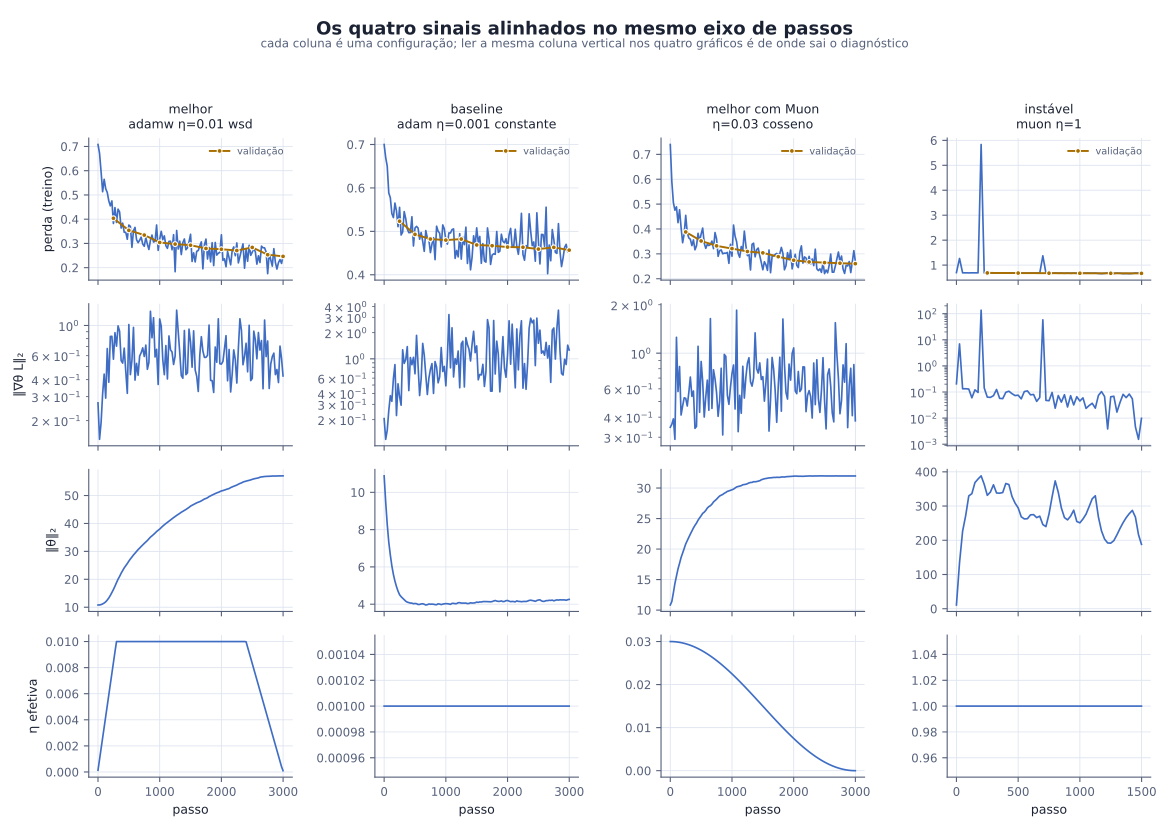

Python code for this plot:
"""
painel.py — Desafio 3 (GBC073): gera painel.pdf.
Conteúdo exigido pelo §5 do enunciado:
 pág. 1  os quatro sinais alinhados no mesmo eixo de passos, para quatro
         configurações: melhor, baseline, melhor com Muon e uma instável
 pág. 2  métrica de validação x η, por otimizador
 pág. 3  razão de atualização por camada — Muon contra AdamW, que é onde o
         enunciado diz que o Muon se diferencia
Decisão de cor: as figuras usam posição (facetas) para identificar
configuração e otimizador, não matiz. Seis cores categóricas com separação
suficiente sob daltonismo não existem nesta faixa de luminosidade — verde e
magenta, por exemplo, ficam a ΔE 1,9 sob protanopia. Onde há duas séries
sobrepostas (Muon x AdamW) o par usado é #3F6DC4 / #A86E00, validado em
ΔE 24,9 sob CVD e contraste 5,00:1 e 4,29:1.
Uso:
   python -m desafio3.painel
"""
from __future__ import annotations
import csv
import math
from pathlib import Path
import matplotlib
matplotlib.use("Agg")
import matplotlib.pyplot as plt
from matplotlib.backends.backend_pdf import PdfPages
PASTA = Path(__file__).resolve().parent
LOGS = PASTA / "logs"
CSV_EXP = PASTA / "experimentos.csv"
SAIDA = PASTA / "painel.pdf"
AZUL, DOURADO, TINTA, CINZA, GRADE = "#3F6DC4", "#A86E00", "#1B2233", "#55607A", "#DDE3EE"
VERMELHO = "#B3121B"
CAMADAS = ("torre", "mlp1", "saida")
ESTILO_CAMADA = {"torre": "-", "mlp1": "--", "saida": ":"}
plt.rcParams.update({
   "font.family": "DejaVu Sans", "font.size": 8.5,
   "axes.edgecolor": CINZA, "axes.labelcolor": TINTA, "text.color": TINTA,
   "xtick.color": CINZA, "ytick.color": CINZA, "axes.linewidth": .8,
   "pdf.fonttype": 42, "figure.dpi": 110,
})

def le_experimentos() -> list[dict]:
   with open(CSV_EXP) as f:
       linhas = list(csv.DictReader(f))
   for l in linhas:
       for k in ("lr", "perda_val", "acuracia_val", "melhor_perda_val", "segundos"):
           l[k] = float(l[k]) if l[k] not in ("", "nan") else float("nan")
       l["divergiu"] = l["divergiu"] == "True"
       l["passos"] = int(l["passos"])
       l["semente"] = int(l["semente"])
   return linhas

def le_log_linhas(nome: str) -> list[dict]:
   """Linhas do log preservando o alinhamento entre colunas."""
   p = LOGS / f"{nome}.csv"
   if not p.exists():
       return []
   with open(p) as f:
       return list(csv.DictReader(f))

def pares(linhas, chave):
   """(passo, valor) só onde a coluna foi registrada — a validação é periódica."""
   xs, ys = [], []
   for l in linhas:
       v = l.get(chave, "")
       if v not in ("", None):
           xs.append(float(l["passo"])); ys.append(float(v))
   return xs, ys

def le_log(nome: str) -> dict[str, list[float]]:
   p = LOGS / f"{nome}.csv"
   if not p.exists():
       return {}
   col: dict[str, list[float]] = {}
   with open(p) as f:
       for linha in csv.DictReader(f):
           for k, v in linha.items():
               if v == "":
                   continue
               col.setdefault(k, []).append(float(v))
   return col

def escolhe_configuracoes(exp: list[dict]) -> list[tuple[str, str]]:
   """(rótulo, nome do log) para: melhor, baseline, melhor com Muon, instável."""
   ok = [e for e in exp if not e["divergiu"] and e["nome"].startswith(("e4_", "e4b_"))]
   if not ok:
       ok = [e for e in exp if not e["divergiu"]]
   melhor = min(ok, key=lambda e: e["perda_val"])
   base = next(e for e in exp if e["nome"].startswith("e1_baseline_s0"))
   muons = [e for e in exp if e["otimizador"] == "muon" and not e["divergiu"]]
   melhor_muon = min(muons, key=lambda e: e["perda_val"]) if muons else melhor
   # "instável": prioriza quem divergiu; senão, a execução com o maior PICO de
   # ‖∇θ L‖ relativo à mediana — o sintoma de passo grande demais.
   div = [e for e in exp if e["divergiu"]]
   if div:
       instavel = div[0]
   else:
       def pico(e):
           log = le_log(e["nome"])
           g = log.get("grad") or [0]
           med = sorted(g)[len(g) // 2] or 1e-12
           return max(g) / med
       candidatos = [e for e in exp if e["nome"].startswith("e5_")] or exp
       instavel = max(candidatos, key=pico)
   cfgs = [
       (f"melhor\n{melhor['otimizador']} η={melhor['lr']:g} {melhor['agenda']}", melhor["nome"]),
       (f"baseline\n{base['otimizador']} η={base['lr']:g} {base['agenda']}", base["nome"]),
       (f"melhor com Muon\nη={melhor_muon['lr']:g} {melhor_muon['agenda']}", melhor_muon["nome"]),
       (f"instável\n{instavel['otimizador']} η={instavel['lr']:g}", instavel["nome"]),
   ]
   return cfgs

# --------------------------------------------------------------- página 1
def pagina_sinais(pdf, exp):
   cfgs = escolhe_configuracoes(exp)
   sinais = [("perda_treino", "perda (treino)", False),
             ("grad", "‖∇θ L‖₂", True),
             ("theta", "‖θ‖₂", False),
             ("lr", "η efetiva", False)]
   fig, axs = plt.subplots(4, 4, figsize=(11.7, 8.3), sharex="col")
   fig.suptitle("Os quatro sinais alinhados no mesmo eixo de passos",
                fontsize=13, fontweight="bold", color=TINTA, y=.975)
   fig.text(.5, .943, "cada coluna é uma configuração; ler a mesma coluna vertical "
            "nos quatro gráficos é de onde sai o diagnóstico",
            ha="center", fontsize=8.5, color=CINZA)
   for c, (rotulo, nome) in enumerate(cfgs):
       log = le_log(nome)
       axs[0, c].set_title(rotulo, fontsize=9, color=TINTA, pad=7)
       for r, (chave, ylab, logy) in enumerate(sinais):
           ax = axs[r, c]
           if log.get(chave) and log.get("passo"):
               n = min(len(log["passo"]), len(log[chave]))
               ax.plot(log["passo"][:n], log[chave][:n], color=AZUL, lw=1.2)
               if chave == "perda_treino":
                   xv, yv = pares(le_log_linhas(nome), "perda_val")
                   if xv:
                       ax.plot(xv, yv, color=DOURADO, lw=1.4, marker="o", ms=3.5,
                               mec="white", mew=.8, label="validação", zorder=4)
                       ax.legend(fontsize=7, frameon=False, labelcolor=CINZA)
           else:
               ax.text(.5, .5, "sem registro", ha="center", va="center",
                       transform=ax.transAxes, color=CINZA, fontsize=8)
           if logy:
               ax.set_yscale("log")
           if c == 0:
               ax.set_ylabel(ylab, fontsize=9)
           if r == 3:
               ax.set_xlabel("passo", fontsize=9)
           ax.grid(color=GRADE, lw=.6)
           ax.set_axisbelow(True)
           for s in ("top", "right"):
               ax.spines[s].set_visible(False)
   fig.tight_layout(rect=[0, 0, 1, .93])
   pdf.savefig(fig)
   plt.close(fig)
   # --------------------------------------------------------------- página 2
def pagina_varredura(pdf, exp):
   e2 = [e for e in exp if e["nome"].startswith("e2_")]
   otims = sorted({e["otimizador"] for e in e2})
   base = [e["perda_val"] for e in exp if e["nome"].startswith("e1_")]
   media_base = sum(base) / len(base) if base else None
   n = len(otims)
   cols = 3
   rows = math.ceil(n / cols)
   fig, axs = plt.subplots(rows, cols, figsize=(11.7, 3.3 * rows), squeeze=False)
   fig.suptitle("Métrica de validação × η, por otimizador",
                fontsize=13, fontweight="bold", color=TINTA, y=.98)
   fig.text(.5, .945, "pequenos múltiplos: a identidade do otimizador vem da posição, "
            "não da cor — o eixo y é comum, então as alturas se comparam entre painéis",
            ha="center", fontsize=8.5, color=CINZA)
   finitos = [e["perda_val"] for e in e2 if math.isfinite(e["perda_val"])]
   ymax = min(max(finitos), (media_base or max(finitos)) * 1.8) if finitos else 1
   ymin = min(finitos) * .98 if finitos else 0
   for i, o in enumerate(otims):
       ax = axs[i // cols][i % cols]
       pts = sorted([(e["lr"], e["perda_val"], e["divergiu"]) for e in e2
                     if e["otimizador"] == o])
       xs = [p[0] for p in pts]
       ys = [p[1] if math.isfinite(p[1]) else ymax for p in pts]
       ax.plot(xs, ys, "-o", color=AZUL, lw=1.6, ms=5, mec="white", mew=1,
               zorder=3)
       div = [(x, y) for x, y, d in zip(xs, ys, [p[2] for p in pts]) if d]
       if div:
           ax.plot([d[0] for d in div], [d[1] for d in div], "x",
                   color=VERMELHO, ms=9, mew=2, zorder=4, label="divergiu")
           ax.legend(fontsize=7, frameon=False, labelcolor=CINZA)
       bons = [(x, y) for x, y, d in zip(xs, ys, [p[2] for p in pts]) if not d]
       if bons:
           bx, by = min(bons, key=lambda t: t[1])
           ax.plot([bx], [by], "o", color=DOURADO, ms=8, mec="white", mew=1.5, zorder=5)
           ax.annotate(f"η={bx:g}\n{by:.4f}", (bx, by), textcoords="offset points",
                       xytext=(7, 6), fontsize=7.5, color=DOURADO, fontweight="bold")
       if media_base:
           ax.axhline(media_base, color=CINZA, ls="--", lw=1, zorder=2)
           if i == 0:
               ax.text(xs[0], media_base, " baseline", va="bottom", fontsize=7.5,
                       color=CINZA)
       ax.set_xscale("log")
       ax.set_ylim(ymin, ymax)
       ax.set_title(o, fontsize=10, color=TINTA, fontweight="bold")
       ax.set_xlabel("η (escala log)", fontsize=8.5)
       if i % cols == 0:
           ax.set_ylabel("perda de validação", fontsize=8.5)
       ax.grid(color=GRADE, lw=.6)
       ax.set_axisbelow(True)
       for s in ("top", "right"):
           ax.spines[s].set_visible(False)
   for j in range(n, rows * cols):
       axs[j // cols][j % cols].axis("off")
   fig.tight_layout(rect=[0, 0, 1, .93])
   pdf.savefig(fig)
   plt.close(fig)

# --------------------------------------------------------------- página 3
def pagina_muon(pdf, exp):
   """Razão de atualização por camada: onde o Muon se separa do AdamW."""
   def melhor_de(o):
       c = [e for e in exp if e["otimizador"] == o and not e["divergiu"]
            and e["nome"].startswith(("e3_", "e3b_", "e4_", "e4b_"))]
       if not c:
           c = [e for e in exp if e["otimizador"] == o and not e["divergiu"]]
       return min(c, key=lambda e: e["perda_val"]) if c else None
   muon, adamw = melhor_de("muon"), melhor_de("adamw")
   fig, axs = plt.subplots(1, 2, figsize=(11.7, 4.6), sharey=True)
   fig.suptitle("Razão de atualização por camada  ‖θₜ₊₁ − θₜ‖ / ‖θₜ‖",
                fontsize=13, fontweight="bold", color=TINTA, y=.97)
   fig.text(.5, .905, "a referência de um treino saudável é ~10⁻³; o Muon iguala o "
            "tamanho do passo entre as direções singulares, o AdamW não",
            ha="center", fontsize=8.5, color=CINZA)
   for ax, (e, cor, titulo) in zip(axs, [(muon, AZUL, "Muon"), (adamw, DOURADO, "AdamW")]):
       if e is None:
           ax.text(.5, .5, "sem execução", ha="center", va="center",
                   transform=ax.transAxes, color=CINZA)
           continue
       log = le_log(e["nome"])
       for cam in CAMADAS:
           chave = f"rho/{cam}"
           if log.get(chave):
               n = min(len(log["passo"]), len(log[chave]))
               ax.plot(log["passo"][:n], log[chave][:n], ESTILO_CAMADA[cam],
                       color=cor, lw=1.3, label=cam)
       ax.axhline(1e-3, color=CINZA, ls=":", lw=1)
       ax.text(0.01, 1.05e-3, "referência 10⁻³", fontsize=7.5, color=CINZA,
               transform=ax.get_yaxis_transform())
       ax.set_yscale("log")
       ax.set_title(f"{titulo} — η={e['lr']:g}, {e['agenda']}", fontsize=10,
                    color=TINTA, fontweight="bold")
       ax.set_xlabel("passo", fontsize=9)
       ax.legend(fontsize=8, frameon=False, labelcolor=CINZA, title="camada",
                 title_fontsize=8)
       ax.grid(color=GRADE, lw=.6)
       ax.set_axisbelow(True)
       for s in ("top", "right"):
           ax.spines[s].set_visible(False)
   axs[0].set_ylabel("razão de atualização", fontsize=9)
   fig.tight_layout(rect=[0, 0, 1, .89])
   pdf.savefig(fig)
   plt.close(fig)

def main():
   exp = le_experimentos()
   with PdfPages(SAIDA) as pdf:
       pagina_sinais(pdf, exp)
       pagina_varredura(pdf, exp)
       pagina_muon(pdf, exp)
   print(f"painel salvo: {SAIDA}")

if __name__ == "__main__":
   main()
